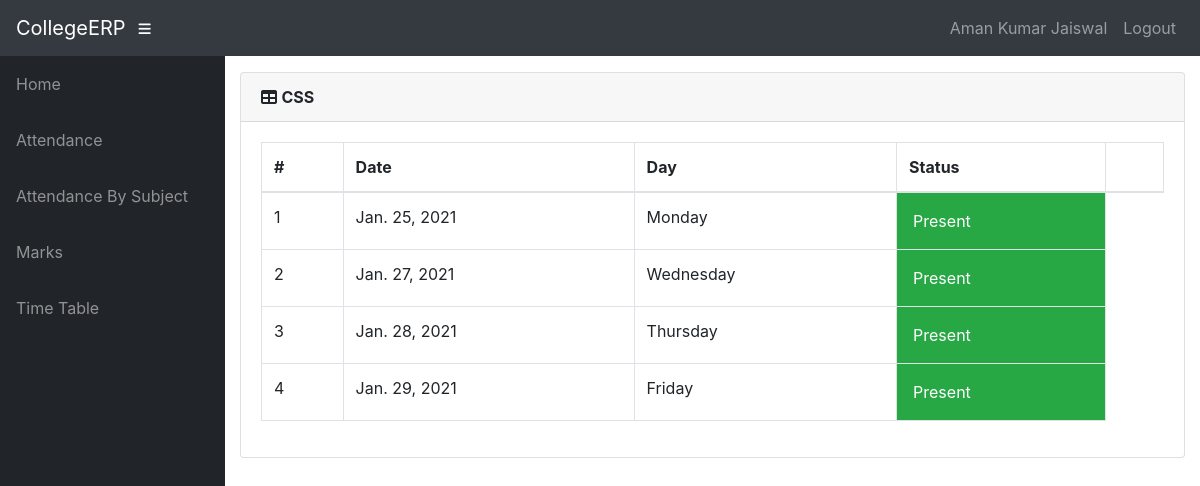
The page /info/student/CS08/CS530/attendance/ (signed in) on the database as committed earlier.
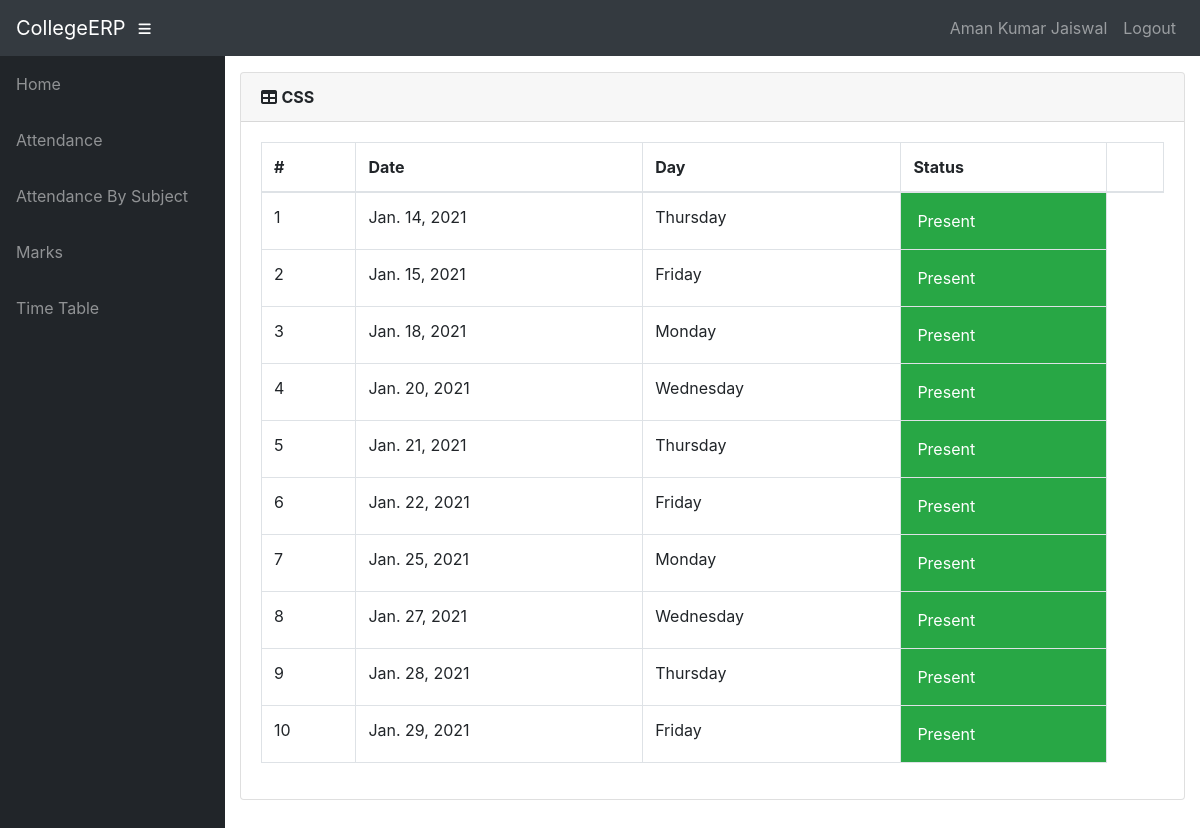
The same page on the database as committed later.
### info/models.py (models this page shows, shortened)
class User(AbstractUser):
    @property
    def is_student(self):
        if hasattr(self, 'student'):
            return True
        return False

class Student(models.Model):
    user = models.OneToOneField(User, on_delete=models.CASCADE, null=True)
    class_id = models.ForeignKey(Class, on_delete=models.CASCADE, default=1)
    USN = models.CharField(primary_key='True', max_length=100)
    name = models.CharField(max_length=200)
    sex = models.CharField(max_length=50, choices=sex_choice, default='Male')
    DOB = models.DateField(default='1998-01-01')

class Course(models.Model):
    dept = models.ForeignKey(Dept, on_delete=models.CASCADE)
    id = models.CharField(primary_key='True', max_length=50)
    name = models.CharField(max_length=50)
    shortname = models.CharField(max_length=50, default='X')

class Attendance(models.Model):
    course = models.ForeignKey(Course, on_delete=models.CASCADE)
    student = models.ForeignKey(Student, on_delete=models.CASCADE)
    attendanceclass = models.ForeignKey(AttendanceClass, on_delete=models.CASCADE, default=1)
    date = models.DateField(default='2018-10-23')
    status = models.BooleanField(default='True')

### info/views.py (the view)
# urls.py: path('student/<slug:stud_id>/<slug:course_id>/attendance/', views.attendance_detail, name='attendance_detail'),
@login_required()
def attendance_detail(request, stud_id, course_id):
    stud = get_object_or_404(Student, USN=stud_id)
    cr = get_object_or_404(Course, id=course_id)
    att_list = Attendance.objects.filter(course=cr, student=stud).order_by('date')
    return render(request, 'info/att_detail.html', {'att_list': att_list, 'cr': cr})

### info/templates/info/att_detail.html (shortened to what this page needs)
{% extends 'info/base.html' %}
    {% block content %}
        <div class="card mb-3">
            <div class="card-header">
              <i class="fas fa-table"></i>
            <strong>{{ cr.name }}</strong></div>
            <div class="card-body">
              <div class="table-responsive">
                <table class="table table-bordered" id="dataTable" width="100%" cellspacing="0">
                  <thead>
                    <tr>
                        <th>#</th>
                        <th>Date</th>
                        <th>Day</th>
                        <th>Status</th>
                        <th></th>
                    </tr>
                  </thead>
                  <tbody>
                        {% for a in att_list %}
                        <tr class="row100 body">
                            <td>{{ forloop.counter }}</td>
                            <td>{{ a.date }}</td>
                            <td>{{ a.date|date:"l" }}</td>
                            {% if a.status %}
                            <td class="p-3 mb-2 bg-success text-white">Present </td>
                            {% else %}
                            <td class="p-3 mb-2 bg-danger text-white">Absent <span class="glyphicon glyphicon-thumbs-down"></span</td>
                            {% endif %}
                        </tr>
                    {% empty %}
                            <p>student has no attendance</p>
                    {% endfor %}
                  </tbody>
                </table>
              </div>
            </div>
          </div>
    {% endblock %}

### info/templates/info/base.html (shortened to what this page needs)
<!DOCTYPE html>
<html lang="en">
  <head>
      {% load static %}
    <link href="{% static '/info/bootstrap/vendor/bootstrap/css/bootstrap.min.css' %}" rel="stylesheet">
    <link href="{% static '/info/bootstrap/vendor/fontawesome-free/css/all.min.css' %}" rel="stylesheet" type="text/css">
    <link href="{% static '/info/bootstrap/vendor/datatables/dataTables.bootstrap4.css' %}" rel="stylesheet">
    <link href="{% static '/info/bootstrap/css/sb-admin.css' %}" rel="stylesheet">
  </head>
  <body id="page-top">
    <nav class="navbar navbar-expand navbar-dark bg-dark static-top">
      <a class="navbar-brand mr-1" href="{% url 'index' %}">CollegeERP</a>
      <button class="btn btn-link btn-sm text-white order-1 order-sm-0" id="sidebarToggle" href="#">
        <i class="fas fa-bars"></i>
      </button>
        <div class="collapse navbar-collapse" id="navbarResponsive">
          <ul class="navbar-nav ml-auto">
            <li class="nav-item">
                {% if request.user.is_student %}
                    <a class="nav-link text-capitalize">{{ request.user.student.name }}</a>
                {% elif request.user.is_teacher %}
                    <a class="nav-link text-capitalize">{{ request.user.teacher.name }}</a>
                {% endif %}
            </li>
            <li class="nav-item">
                <a class="nav-link" href="#" data-toggle="modal" data-target="#logoutModal">Logout</a>
            </li>
          </ul>
        </div>
    </nav>
    <div id="wrapper">
      <ul class="sidebar navbar-nav">
            <li class="nav-item">
              <a class="nav-link" href="{% url 'index' %}">
                <span>Home</span>
              </a>
            </li>
        {% if request.user.is_student %}
            <li class="nav-item">
              <a class="nav-link" href="{% url 'attendance' request.user.student.USN %}">
                <span>Attendance</span>
              </a>
            </li>
            <li class="nav-item">
              <a class="nav-link" href="{% url 'attendance' request.user.student.USN %}">
                <span>Attendance By Subject</span>
              </a>
            </li>
            <li class="nav-item">
              <a class="nav-link" href="{% url 'marks_list' request.user.student.USN %}">
                <span>Marks</span>
              </a>
            </li>
              <li class="nav-item">
              <a class="nav-link" href="{% url 'timetable' request.user.student.class_id_id %}">
                <span>Time Table</span>
              </a>
            </li>
        {% endif %}
      </ul>
      <div id="content-wrapper">
        <div class="container-fluid">
            {% block content %}
            {% endblock %}
        </div>
      </div>
    </div>
  </body>
</html>

Rows that differ between the two databases and show on the page:
added Attendance: date "Jan. 14, 2021", date "Thursday", status "Present"
added Attendance: date "Jan. 15, 2021", date "Friday", status "Present"
added Attendance: date "Jan. 18, 2021", date "Monday", status "Present"
added Attendance: date "Jan. 20, 2021", date "Wednesday", status "Present"
added Attendance: date "Jan. 21, 2021", date "Thursday", status "Present"
added Attendance: date "Jan. 22, 2021", date "Friday", status "Present"
